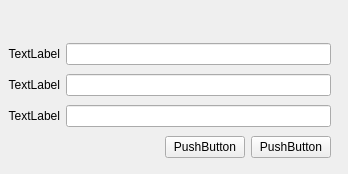
<?xml version="1.0" encoding="UTF-8"?>
<ui version="4.0">
 <class>FormAbaCadastro</class>
 <widget class="QWidget" name="FormAbaCadastro">
  <property name="geometry">
   <rect>
    <x>0</x>
    <y>0</y>
    <width>348</width>
    <height>174</height>
   </rect>
  </property>
  <property name="windowTitle">
   <string>Form</string>
  </property>
  <widget class="QWidget" name="">
   <property name="geometry">
    <rect>
     <x>0</x>
     <y>40</y>
     <width>331</width>
     <height>124</height>
    </rect>
   </property>
   <layout class="QVBoxLayout" name="verticalLayout">
    <item>
     <layout class="QHBoxLayout" name="horizontalLayout">
      <item>
       <widget class="QLabel" name="label">
        <property name="minimumSize">
         <size>
          <width>60</width>
          <height>0</height>
         </size>
        </property>
        <property name="text">
         <string>TextLabel</string>
        </property>
        <property name="alignment">
         <set>Qt::AlignRight|Qt::AlignTrailing|Qt::AlignVCenter</set>
        </property>
       </widget>
      </item>
      <item>
       <widget class="QLineEdit" name="lineEdit"/>
      </item>
     </layout>
    </item>
    <item>
     <layout class="QHBoxLayout" name="horizontalLayout_2">
      <item>
       <widget class="QLabel" name="label_2">
        <property name="minimumSize">
         <size>
          <width>60</width>
          <height>0</height>
         </size>
        </property>
        <property name="text">
         <string>TextLabel</string>
        </property>
        <property name="alignment">
         <set>Qt::AlignRight|Qt::AlignTrailing|Qt::AlignVCenter</set>
        </property>
       </widget>
      </item>
      <item>
       <widget class="QLineEdit" name="lineEdit_2"/>
      </item>
     </layout>
    </item>
    <item>
     <layout class="QHBoxLayout" name="horizontalLayout_3">
      <item>
       <widget class="QLabel" name="label_3">
        <property name="minimumSize">
         <size>
          <width>60</width>
          <height>0</height>
         </size>
        </property>
        <property name="text">
         <string>TextLabel</string>
        </property>
        <property name="alignment">
         <set>Qt::AlignRight|Qt::AlignTrailing|Qt::AlignVCenter</set>
        </property>
       </widget>
      </item>
      <item>
       <widget class="QLineEdit" name="lineEdit_3"/>
      </item>
     </layout>
    </item>
    <item>
     <layout class="QHBoxLayout" name="horizontalLayout_4">
      <item>
       <spacer name="horizontalSpacer">
        <property name="orientation">
         <enum>Qt::Horizontal</enum>
        </property>
        <property name="sizeHint" stdset="0">
         <size>
          <width>40</width>
          <height>20</height>
         </size>
        </property>
       </spacer>
      </item>
      <item>
       <widget class="QPushButton" name="pushButton">
        <property name="text">
         <string>PushButton</string>
        </property>
       </widget>
      </item>
      <item>
       <widget class="QPushButton" name="pushButton_2">
        <property name="text">
         <string>PushButton</string>
        </property>
       </widget>
      </item>
     </layout>
    </item>
   </layout>
  </widget>
 </widget>
 <resources/>
 <connections/>
</ui>
